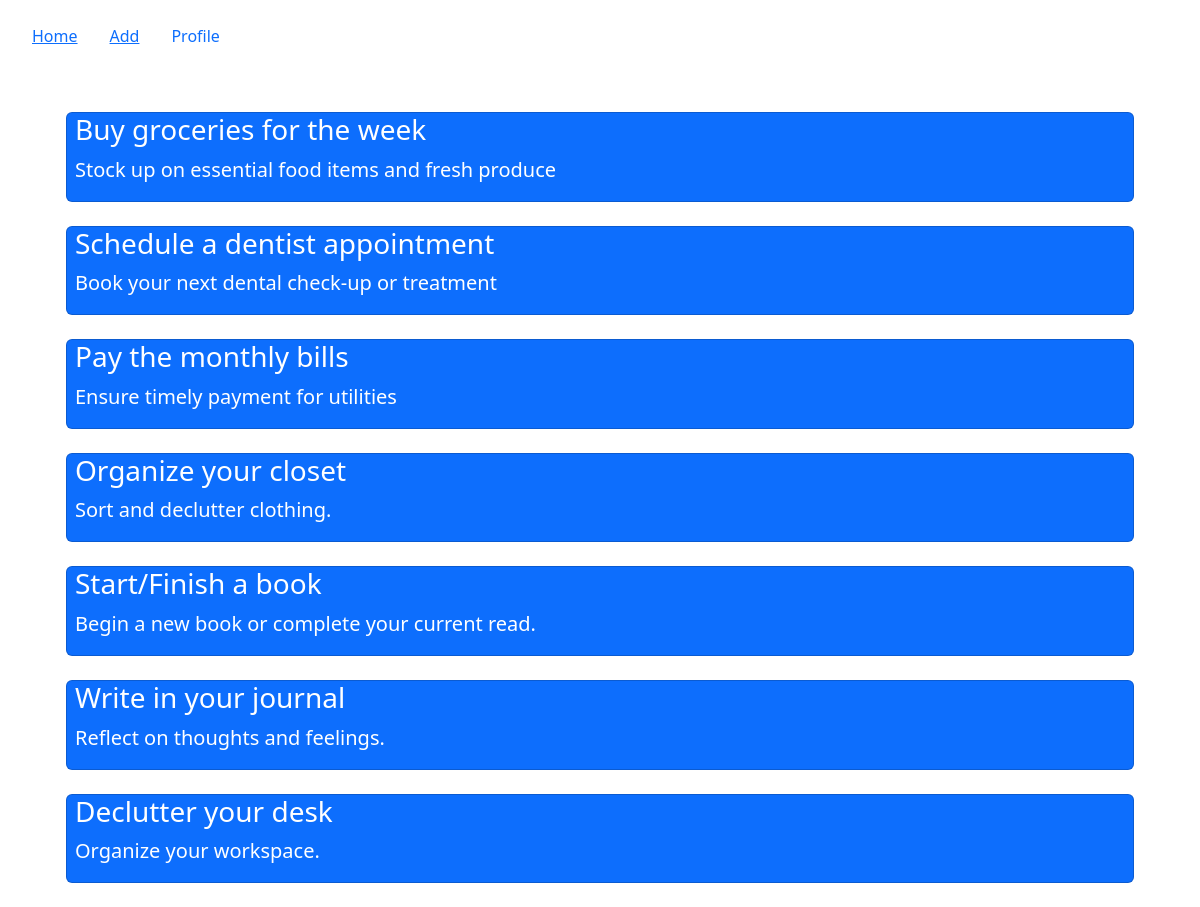
The page / on the database its author committed.
### home/models.py (models this page shows)
class Tasks(models.Model):
    id=models.UUIDField(primary_key=True,default=uuid.uuid4,editable=False)
    title=models.CharField(max_length=124)
    description=models.TextField()
    completed=models.BooleanField(default=False)

### home/views.py (the view)
# urls.py: path('',views.home,name='home'),
def home(request):
    tasks=Tasks.objects.all()
    return render(request,'home/home.html',{'tasks':tasks})

### home/templates/home/home.html
{%extends 'home/base.html'%}
{%block content%}
<div class="container">
    {% for task in tasks%}
    <div class="card m-4 px-2 bg-primary text-white">
        <h1 class="fs-3">{{task.title}}</h1>
        <p class="fs-5">{{task.description}}</p>
    </div>
    {%endfor%}
</div>
{%endblock content%}

### home/templates/home/base.html (shortened to what this page needs)
<!DOCTYPE html>
<html lang="en">
<head>
    <link href="https://cdn.jsdelivr.net/npm/bootstrap@5.3.1/dist/css/bootstrap.min.css" rel="stylesheet">
</head>
<body>
    <div class=" z-3 p-3">
        <ul class="nav mb-3" id="pills-tab" role="tablist">
            <a href="{%url 'home'%}" class="nav-item" role="presentation">
              <button class="nav-link active" id="pills-home-tab" data-bs-toggle="pill" data-bs-target="#pills-home" type="button" role="tab" aria-controls="pills-home" aria-selected="true">Home</button>
            </a>
            <a href="{%url 'add'%}" class="nav-item" role="presentation">
              <button class="nav-link" id="pills-profile-tab" data-bs-toggle="pill" data-bs-target="#pills-profile" type="button" role="tab" aria-controls="pills-profile" aria-selected="false">Add</button>
            </a>
            <li class="nav-item" role="presentation">
              <button class="nav-link" id="pills-contact-tab" data-bs-toggle="pill" data-bs-target="#pills-contact" type="button" role="tab" aria-controls="pills-contact" aria-selected="false">Profile</button>
            </li>
          </ul>
    </div>
    {%block content%}
    {%endblock content%}
</body>
</html>

### rows shown on the page
Tasks: title "Buy groceries for the week", description "Stock up on essential food items and fresh produce"
Tasks: title "Schedule a dentist appointment", description "Book your next dental check-up or treatment"
Tasks: title "Pay the monthly bills", description "Ensure timely payment for utilities"
Tasks: title "Organize your closet", description "Sort and declutter clothing."
Tasks: title "Start/Finish a book", description "Begin a new book or complete your current read."
Tasks: title "Write in your journal", description "Reflect on thoughts and feelings."
Tasks: title "Declutter your desk", description "Organize your workspace."
